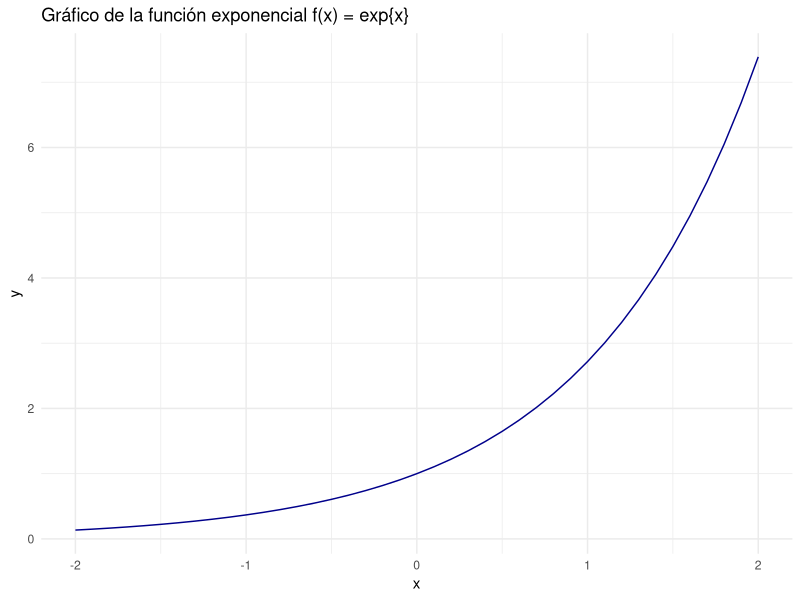
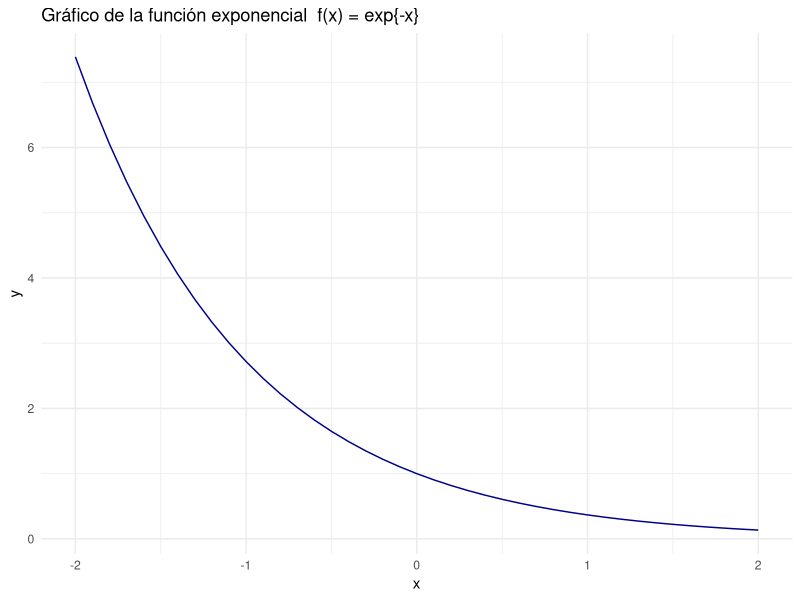
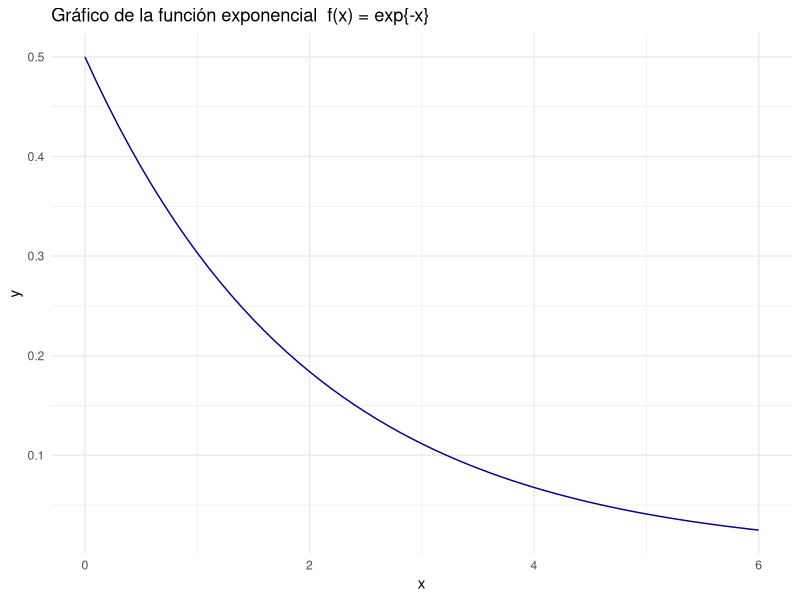

Write the R code that produced these figures, in order.
## ---- chunk 1
knitr::opts_chunk$set(echo = TRUE,comment = NA)


## ---- chunk 2
library(ggplot2)

# Datos
x <- seq(-2, 2, by = 0.1)
y <- exp(x)
data <- data.frame(x = x, y = y)

# Gráfico
ggplot(data, aes(x = x, y = y)) +
  geom_line(color = "darkblue") +
  labs(title = "Gráfico de la función exponencial f(x) = exp{x}",
       x = "x",
       y = "y") +
  theme_minimal()

## ---- chunk 3
library(ggplot2)

# Datos
x <- seq(-2, 2, by = 0.1)
y <- exp(-x)
data <- data.frame(x = x, y = y)

# Gráfico
ggplot(data, aes(x = x, y = y)) +
  geom_line(color = "darkblue") +
  labs(title = "Gráfico de la función exponencial  f(x) = exp{-x}",
       x = "x",
       y = "y") +
  theme_minimal()

## ---- chunk 4
library(ggplot2)

# Datos
x <- seq(0, 6, by = 0.1)
y <- 1/2*exp(-x/2)
data <- data.frame(x = x, y = y)

# Gráfico
ggplot(data, aes(x = x, y = y)) +
  geom_line(color = "darkblue") +
  labs(title = "Gráfico de la función exponencial  f(x) = exp{-x}",
       x = "x",
       y = "y") +
  theme_minimal()

